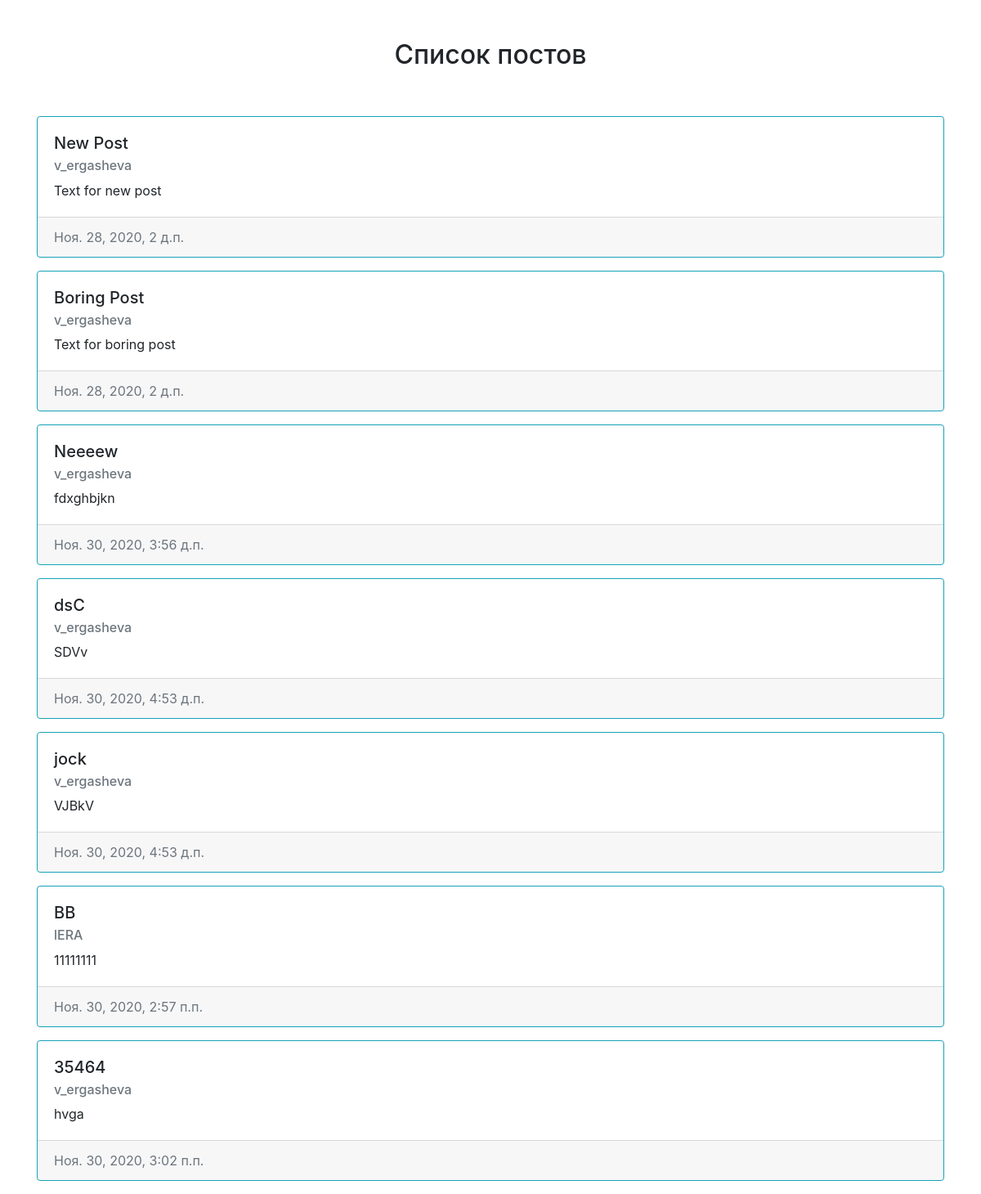
Page /list/ on the committed database.
### firstapp/models.py (models this page shows, shortened)
class Post(models.Model):
    author = models.ForeignKey(settings.AUTH_USER_MODEL, on_delete=models.CASCADE)
    title = models.CharField(max_length=200)
    ext = models.TextField()
    created_date = models.DateTimeField(default=timezone.now)
    published_date = models.DateTimeField(blank=True, null=True)

### firstapp/views.py (the view)
# urls.py: path('list/', views.index, name='index_list'),
def index(request):
    text = Post.objects.all()
    return render(request, 'firstapp/index.html', {"text": text})

### firstapp/templates/firstapp/index.html (shortened to what this page needs)
<!DOCTYPE html>{% load staticfiles %}
<html>
<head>
    <link rel="stylesheet" href="{% static 'css/styles.css' %}"/>
    <link rel="stylesheet" href="https://stackpath.bootstrapcdn.com/bootstrap/4.5.2/css/bootstrap.min.css">
</head>
<body class="container">
{% if text.count > 0 %}
<br><br>
<h2 align="center">Список постов</h2>
<br><br>
<table>
    {% for post in text %}
    <div class="card-group">
        <div class="card border-info mb-3" style="width: 18rem;">
            <div class="card-body">
                <h5 class="card-title">{{ post.title }}</h5>
                <h6 class="card-subtitle mb-2 text-muted">{{ post.author }}</h6>
                <p class="card-text">{{ post.ext }}</p>
            </div>
            <div class="card-footer text-muted">
                {{ post.published_date }}
            </div>
        </div>
    </div>
    {% endfor %}
</table>
{% endif %}
</body>
</html>

### static/css/styles.css (style rules this page uses)
body { font-family: Verdana; background-color: "#F0FFFF"; }

### rows in the picture
Post: title "New Post", author "v_ergasheva", ext "Text for new post", published_date "Ноя. 28, 2020, 2 д.п."
Post: title "Boring Post", author "v_ergasheva", ext "Text for boring post", published_date "Ноя. 28, 2020, 2 д.п."
Post: title "Neeeew", author "v_ergasheva", ext "fdxghbjkn", published_date "Ноя. 30, 2020, 3:56 д.п."
Post: title "dsC", author "v_ergasheva", ext "SDVv", published_date "Ноя. 30, 2020, 4:53 д.п."
Post: title "jock", author "v_ergasheva", ext "VJBkV", published_date "Ноя. 30, 2020, 4:53 д.п."
Post: title "BB", author "lERA", ext "11111111", published_date "Ноя. 30, 2020, 2:57 п.п."
Post: title "35464", author "v_ergasheva", ext "hvga", published_date "Ноя. 30, 2020, 3:02 п.п."
